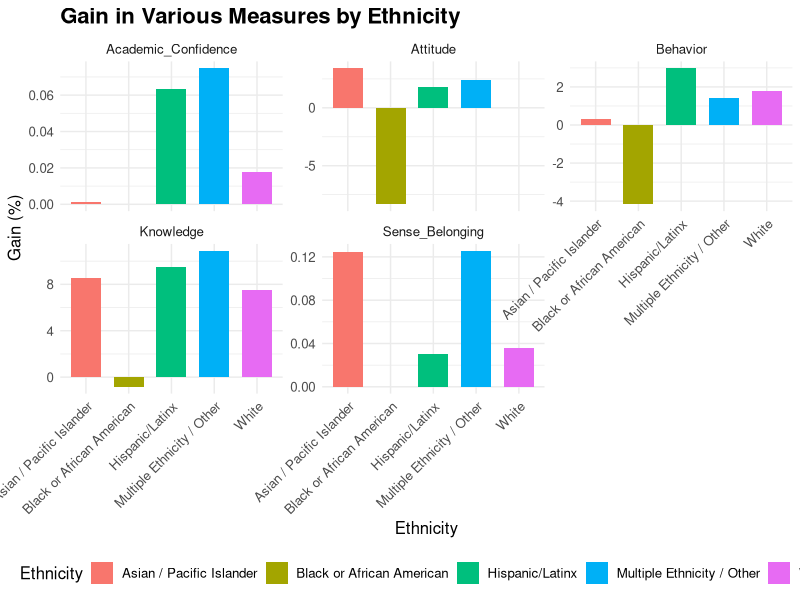
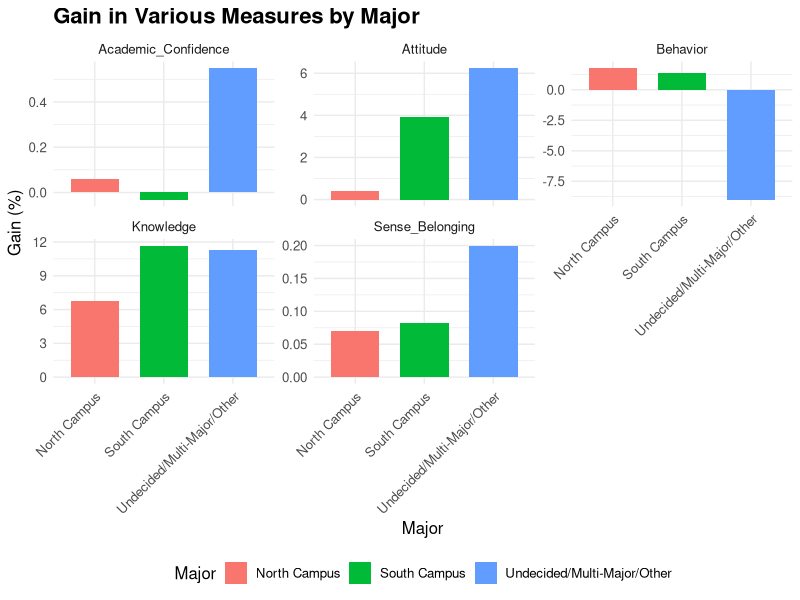
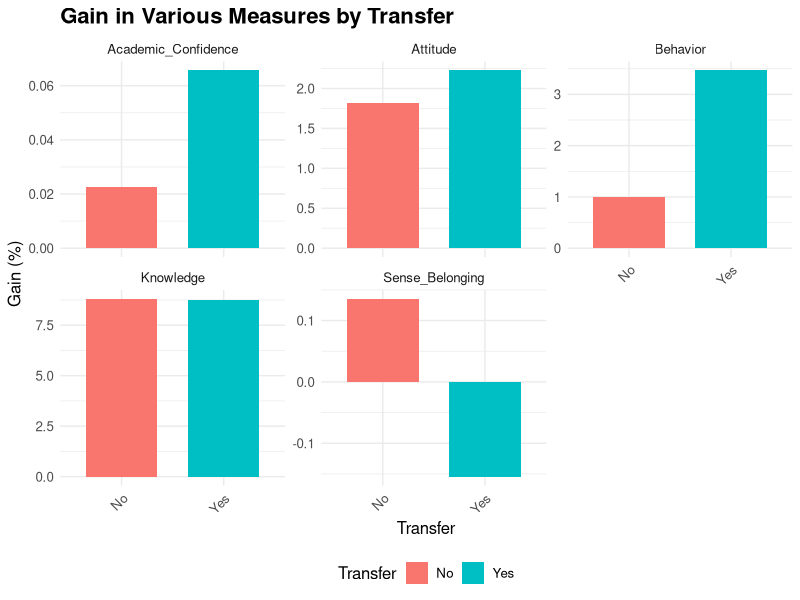
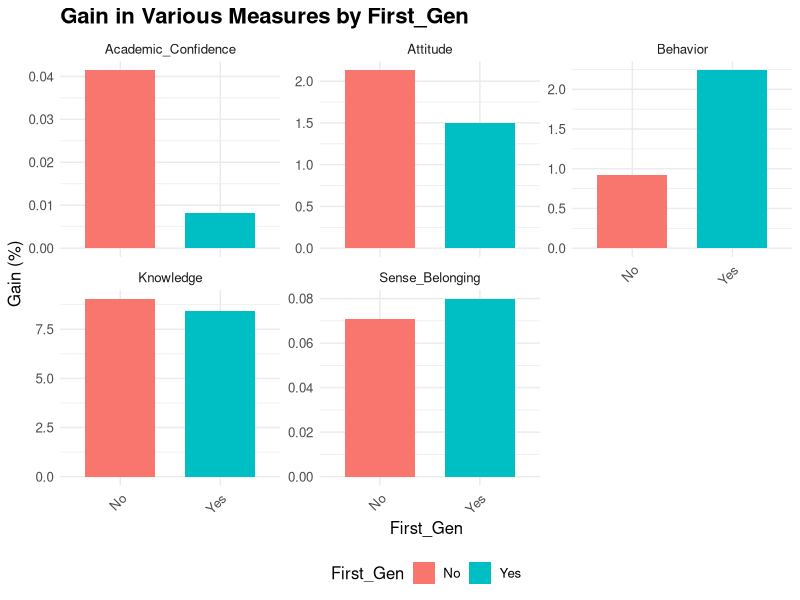
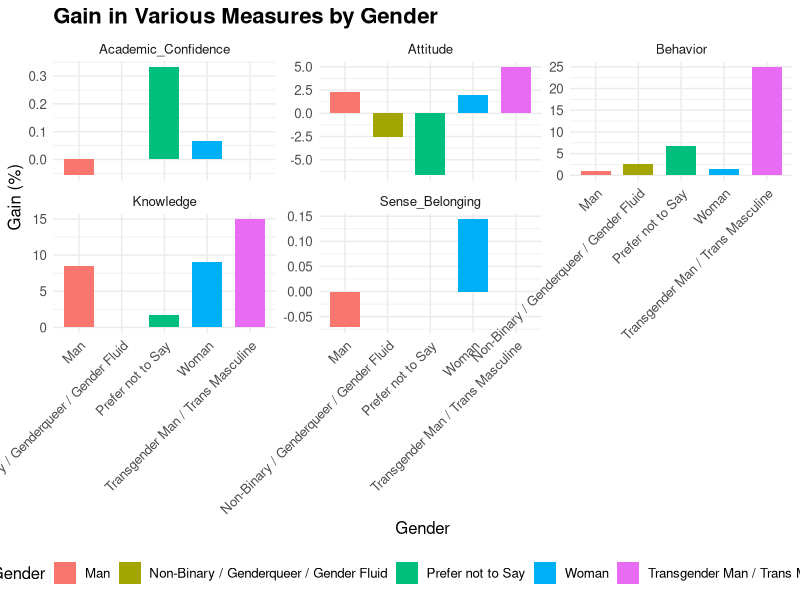
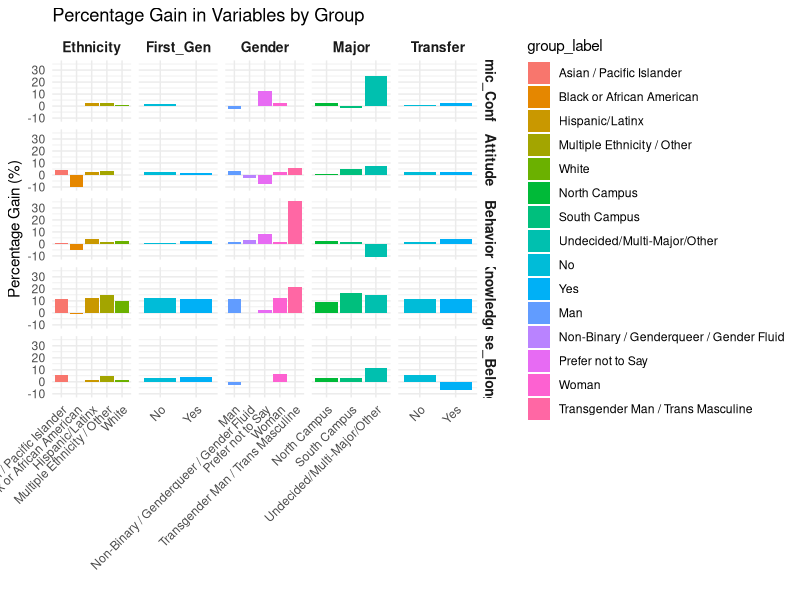
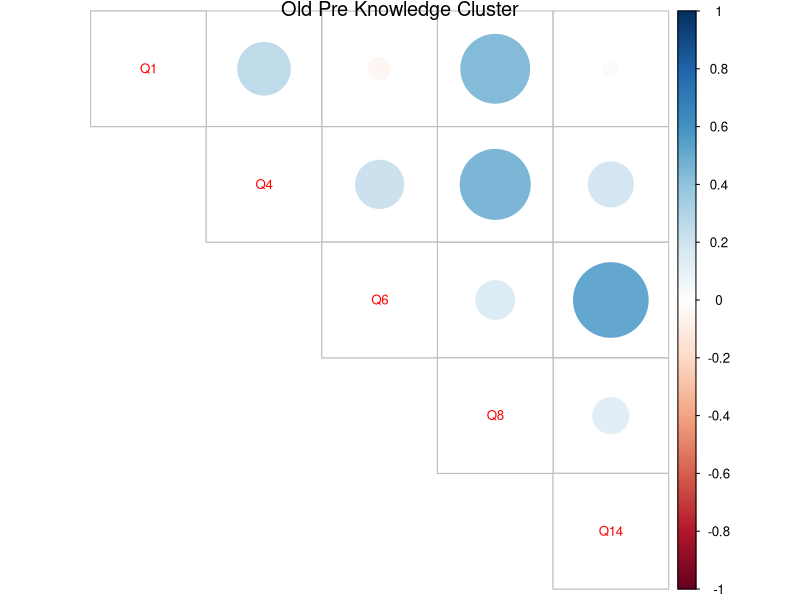
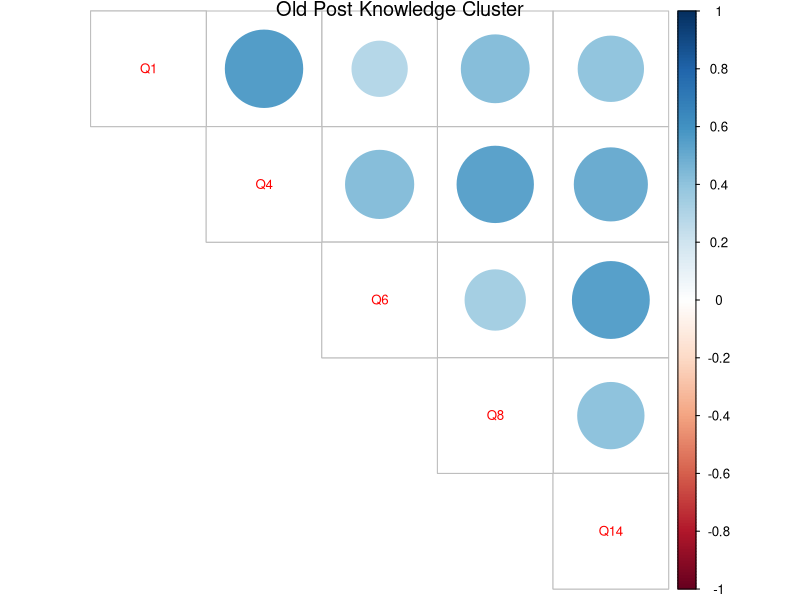

The R source for these figures, in order:
## ---- chunk 1
library(tidyverse)
library(corrplot)
library(ggplot2)
library(dplyr)
library(broom)
library(lme4)
library(lmerTest)

old_pre <- read.csv("cleaned_old_pre.csv")
old_post <- read.csv("cleaned_old_post.csv")
new_pre <- read.csv("cleaned_new_pre.csv")
new_post <- read.csv("cleaned_new_post.csv")

old_pre <- old_pre[,-c(29, 30)]
old_post <- old_post[,-c(29, 30)]
new_pre <- new_pre[,-c(29, 30)]
new_post <- new_post[,-c(29, 30)]
## ---- chunk 2
# Function to reverse the scoring for negative questions
reverse_score <- function(x) {
  return(ifelse(x == 1, 5, ifelse(x == 2, 4, ifelse(x == 3, 3, ifelse(x == 4, 2, ifelse(x == 5, 1, x))))))
}

# Applying reverse scoring to columns 15 and 26
old_pre[, 15] <- reverse_score(old_pre[, 15])
old_pre[, 26] <- reverse_score(old_pre[, 26])

old_post[, 15] <- reverse_score(old_post[, 15])
old_post[, 26] <- reverse_score(old_post[, 26])

new_pre[, 15] <- reverse_score(new_pre[, 15])
new_pre[, 26] <- reverse_score(new_pre[, 26])

new_post[, 15] <- reverse_score(new_post[, 15])
new_post[, 26] <- reverse_score(new_post[, 26])
## ---- chunk 3
create_corr_plot <- function(data, columns, title, filename) {
  cor_mat <- cor(data[, columns], use = "complete.obs")

  png(filename, width = 800, height = 800)
  par(mar = c(4, 4, 1, 1)) 
  corrplot(cor_mat, method = "circle", type = "upper", tl.pos = "d", 
           tl.cex = 0.8, cl.cex = 0.8)
  mtext(side = 3, line = 0, title, cex = 1.2)  
  dev.off()
}

# Cluster columns according to Prof. Esfandiari
knowledge_columns <- c(14, 17, 19, 21, 27)
attitude_columns <- c(15, 18, 20, 22, 24)
behavior_columns <- c(16, 23, 25, 26, 28)

# Dataset and title setup
cluster_info <- list(
  list(data = old_pre, columns = knowledge_columns, title = "Old Pre Knowledge Cluster"),
  list(data = old_post, columns = knowledge_columns, title = "Old Post Knowledge Cluster"),
  list(data = new_pre, columns = knowledge_columns, title = "New Pre Knowledge Cluster"),
  list(data = new_post, columns = knowledge_columns, title = "New Post Knowledge Cluster"),
  list(data = old_pre, columns = attitude_columns, title = "Old Pre Attitude Cluster"),
  list(data = old_post, columns = attitude_columns, title = "Old Post Attitude Cluster"),
  list(data = new_pre, columns = attitude_columns, title = "New Pre Attitude Cluster"),
  list(data = new_post, columns = attitude_columns, title = "New Post Attitude Cluster"),
  list(data = old_pre, columns = behavior_columns, title = "Old Pre Behavior Cluster"),
  list(data = old_post, columns = behavior_columns, title = "Old Post Behavior Cluster"),
  list(data = new_pre, columns = behavior_columns, title = "New Pre Behavior Cluster"),
  list(data = new_post, columns = behavior_columns, title = "New Post Behavior Cluster")
)

for (info in cluster_info) {
  create_corr_plot(info$data, info$columns, info$title, paste0(info$title, ".png"))
}
## ---- chunk 4
# Function to create composite scores for a cluster
create_composite_score <- function(data, columns) {
  rowSums(data[, columns])
}

# Function to transform scores to a range from 0 to 100 (normalzing the scores)
transform_score <- function(score) {
  (score - 5) / (25 - 5) * 100
}

old_pre <- old_pre %>%
  mutate(Knowledge = transform_score(create_composite_score(old_pre, knowledge_columns)),
         Attitude = transform_score(create_composite_score(old_pre, attitude_columns)),
         Behavior = transform_score(create_composite_score(old_pre, behavior_columns)))

old_post <- old_post %>%
  mutate(Knowledge = transform_score(create_composite_score(old_post, knowledge_columns)),
         Attitude = transform_score(create_composite_score(old_post, attitude_columns)),
         Behavior = transform_score(create_composite_score(old_post, behavior_columns)))

new_pre <- new_pre %>%
  mutate(Knowledge = transform_score(create_composite_score(new_pre, knowledge_columns)),
         Attitude = transform_score(create_composite_score(new_pre, attitude_columns)),
         Behavior = transform_score(create_composite_score(new_pre, behavior_columns)))

new_post <- new_post %>%
  mutate(Knowledge = transform_score(create_composite_score(new_post, knowledge_columns)),
         Attitude = transform_score(create_composite_score(new_post, attitude_columns)),
         Behavior = transform_score(create_composite_score(new_post, behavior_columns)))
## ---- chunk 5
old_data <- bind_rows(old_pre %>% mutate(type = "pre", group = "old"),
                      old_post %>% mutate(type = "post", group = "old"))

new_data <- bind_rows(new_pre %>% mutate(type = "pre", group = "new"),
                      new_post %>% mutate(type = "post", group = "new"))

old_data <- na.omit(old_data)
new_data <- na.omit(new_data)

cols_to_factor <- c("Course", "Major", "Gender", "Ethnicity", "First_Gen", "Mother_Edu",
                    "Father_Edu", "Transfer", "GPA", "type", "group", "ID")

old_data <- old_data %>%
  mutate(across(all_of(cols_to_factor), as.factor))

new_data <- new_data %>%
  mutate(across(all_of(cols_to_factor), as.factor))

combined_data <- bind_rows(old_data, new_data)
## ---- chunk 6
variables <- c("Knowledge", "Attitude", "Behavior", "Sense_Belonging", "Academic_Confidence")
group_vars <- c("Ethnicity", "Major", "Transfer", "First_Gen", "Gender")

prepare_gain_data <- function(data, variables, group_var) {
  data_long <- pivot_longer(data, cols = all_of(variables))

  gain_data <- data_long %>%
    group_by(!!sym(group_var), name, type) %>%
    summarise(mean_value = mean(value, na.rm = TRUE), .groups = 'drop') %>%
    pivot_wider(names_from = type, values_from = mean_value) %>%
    mutate(gain = post - pre)

  return(gain_data)
}

plot_gains <- function(gain_data, group_var) {
  p <- ggplot(gain_data, aes(x = !!sym(group_var), y = gain, fill = !!sym(group_var))) +
    geom_bar(stat = "identity", position = position_dodge(), width = 0.7) +
    facet_wrap(~ name, scales = "free_y") +
    labs(title = paste("Gain in Various Measures by", group_var), y = "Gain (%)", x = group_var) +
    theme_minimal() +
    theme(
      text = element_text(size = 12),  
      axis.text.x = element_text(angle = 45, hjust = 1, vjust = 1),  
      strip_text = element_text(size = 13),  
      plot.title = element_text(size = 16, face = "bold"),  
      legend.position = "bottom"  
    ) +
    guides(fill = guide_legend(title = group_var))
  return(p)
}

for (group_var in group_vars) {
  gain_data <- prepare_gain_data(combined_data, variables, group_var)
  plot <- plot_gains(gain_data, group_var)
  ggsave(plot, filename = paste0("gains_by_", group_var, ".png"), width = 14, height = 8)
  file_name <- paste0("plots/gains_by_", group_var, ".png")
  ggsave(file_name, plot, width = 14, height = 8, dpi = 300)
  print(plot)
}
## ---- chunk 7
calculate_gain_plot <- function(data, variables, group_vars) {
  gains_data <- map_dfr(variables, function(variable) {
    map_dfr(group_vars, function(group_var) {
      data %>%
        group_by(!!sym(group_var), type) %>%
        summarise(mean_value = mean(!!sym(variable), na.rm = TRUE), .groups = 'drop') %>%
        spread(type, mean_value) %>%
        mutate(gain = (`post` - `pre`) / `pre` * 100,
               variable = variable,
               group_var = group_var,
               group_label = !!sym(group_var))  
    })
  })

  gains_plot <- gains_data %>%
    ggplot(aes(x = group_label, y = gain, fill = group_label)) +  
    geom_bar(stat = "identity", position = position_dodge()) +
    facet_grid(vars(variable), vars(group_var), scales = "free_x") +  
    labs(title = "Percentage Gain in Variables by Group", y = "Percentage Gain (%)", x = "") +
    theme_minimal() +
    theme(axis.text.x = element_text(angle = 45, hjust = 1, vjust = 1), 
          strip.background = element_blank(),  
          strip.text.x = element_text(size = 10, face = "bold"),  
          strip.text.y = element_text(size = 10, face = "bold"))  
  return(gains_plot)
}

variables <- c("Knowledge", "Attitude", "Behavior", "Sense_Belonging", "Academic_Confidence")
group_vars <- c("Ethnicity", "Major", "Transfer", "First_Gen", "Gender")

final_plot <- calculate_gain_plot(combined_data, variables, group_vars)
final_plot
ggsave("final_gain_plot.png", plot = final_plot, width = 20, height = 15, dpi = 300)
## ---- chunk 8
combined_data <- combined_data %>%
  select(ID, type, group, Ethnicity, Major, Transfer, First_Gen, Gender, Knowledge, Attitude, Behavior, Sense_Belonging, Academic_Confidence) %>%
  mutate(type = factor(type, levels = c("pre", "post")))

library(ggplot2)

# Plot for Changes in Knowledge
knowledge_plot <- ggplot(combined_data, aes(x = type, y = Knowledge, fill = type)) +
  geom_boxplot() +
  facet_wrap(~group, scales = "free") +
  labs(title = "Changes in Knowledge", y = "Score", x = "") +
  theme_minimal()
ggsave("knowledge_plot.png", plot = knowledge_plot, width = 10, height = 6, dpi = 300)

# Plot for Changes in Attitude
attitude_plot <- ggplot(combined_data, aes(x = type, y = Attitude, fill = type)) +
  geom_boxplot() +
  facet_wrap(~group, scales = "free") +
  labs(title = "Changes in Attitude", y = "Score", x = "") +
  theme_minimal()
ggsave("attitude_plot.png", plot = attitude_plot, width = 10, height = 6, dpi = 300)

# Plot for Changes in Behavior
behavior_plot <- ggplot(combined_data, aes(x = type, y = Behavior, fill = type)) +
  geom_boxplot() +
  facet_wrap(~group, scales = "free") +
  labs(title = "Changes in Behavior", y = "Score", x = "") +
  theme_minimal()
ggsave("behavior_plot.png", plot = behavior_plot, width = 10, height = 6, dpi = 300)

# Plot for Changes in Academic Confidence
academic_confidence_plot <- ggplot(combined_data, aes(x = type, y = Academic_Confidence, fill = type)) +
  geom_boxplot() +
  facet_wrap(~group, scales = "free") +
  labs(title = "Changes in Academic Confidence", y = "Score", x = "") +
  theme_minimal()
ggsave("academic_confidence_plot.png", plot = academic_confidence_plot, width = 10, height = 6, dpi = 300)

# Plot for Changes in Sense of Belonging
sense_belonging_plot <- ggplot(combined_data, aes(x = type, y = Sense_Belonging, fill = type)) +
  geom_boxplot() +
  facet_wrap(~group, scales = "free") +
  labs(title = "Changes in Sense of Belonging", y = "Score", x = "") +
  theme_minimal()
ggsave("sense_belonging_plot.png", plot = sense_belonging_plot, width = 10, height = 6, dpi = 300)

## ---- chunk 9
# Model for Knowledge
knowledge_model <- lmer(Knowledge ~ type + (1 | ID) , data = combined_data)
summary(knowledge_model)

# Model for Attitude
attitude_model <- lmer(Attitude ~ type + (1 | ID), data = combined_data)
summary(attitude_model)

# Model for Behavior
behavior_model <- lmer(Behavior ~ type + (1 | ID), data = combined_data)
summary(behavior_model)

## ---- chunk 10
# Model for Knowledge
knowledge_model_2 <- lmer(Knowledge ~ type + (1 | ID) + Major + Transfer + First_Gen, data = combined_data)
summary(knowledge_model)

# Model for Attitude
attitude_model_2 <- lmer(Attitude ~ type + (1 | ID) + Major + Transfer + First_Gen, data = combined_data)
summary(attitude_model)

# Model for Behavior
behavior_model_2 <- lmer(Behavior ~ type + (1 | ID) + Major + Transfer + First_Gen, data = combined_data)
summary(behavior_model)

## ---- chunk 11
# Checking frequency tables for Ethnicity, Gender, and Major
table(combined_data$Ethnicity)
table(combined_data$Gender)
table(combined_data$Major)


# Removing non-Man and non-Woman observations for Gender to ensure proper distribution
combined_data <- combined_data %>%
  filter(Gender %in% c("Man", "Woman"))

# Removing Undecided/Multi-Major/Other observations for Major to ensure proper distribution
combined_data <- combined_data %>%
  filter(Major != "Undecided/Multi-Major/Other")

# Combining African Americans with Multiple Ethnicity / Other for Ethnicity to ensure proper distribution
combined_data <- combined_data %>%
  mutate(Ethnicity = case_when(
    Ethnicity == "Black or African American" ~ "Multiple Ethnicity / Other",
    TRUE ~ Ethnicity
  ))

combined_data <- combined_data %>%
  mutate(across(c(Gender, Major), droplevels))

# updated frequency tables
table(combined_data$Ethnicity)
table(combined_data$Gender)
table(combined_data$Major)

# Linear Mixed-Effects Models with additional predictors

# Model for Knowledge
knowledge_model_3 <- lmer(Knowledge ~ type + Ethnicity + Gender + Major + (1 | ID), data = combined_data)
summary(knowledge_model_3)

# Model for Attitude
attitude_model_3 <- lmer(Attitude ~ type + Ethnicity + Gender + Major + (1 | ID), data = combined_data)
summary(attitude_model_3)

# Model for Behavior
behavior_model_3 <- lmer(Behavior ~ type + Ethnicity + Gender + Major + (1 | ID), data = combined_data)
summary(behavior_model_3)

# Model for Sense of Belonging
sense_belonging_model <- lmer(Sense_Belonging ~ type + Ethnicity + Gender + Major + (1 | ID), data = combined_data)
summary(sense_belonging_model)
